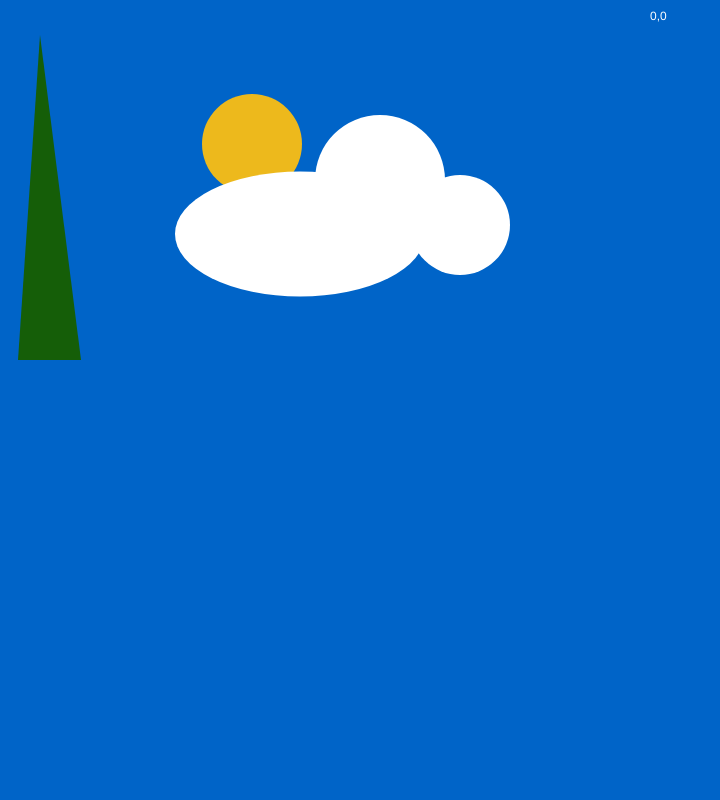
Frame 1 (no input)
Frame 60 (no input): identical to frame 1, image omitted
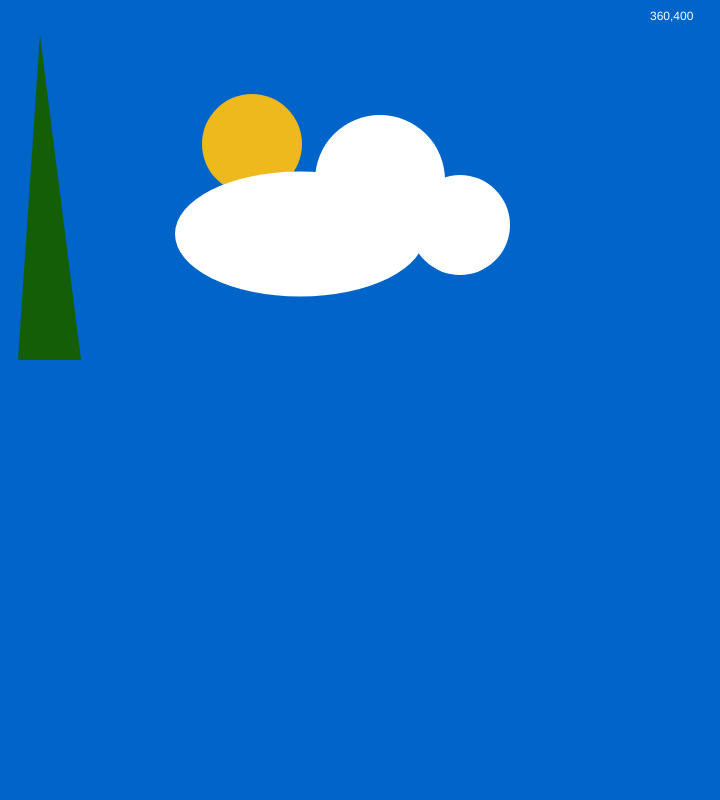
Frame 120 (the mouse pressed at the canvas centre since frame 60)

The p5.js sketch that drew these frames (run headless with seeded random() and noise() and a simulated clock; from frame 60 on, the mouse is pressed at the canvas centre):

// p5.js sketch
// ── sketch.js
function setup() {
  // Sets the screen to be 720 pixels wide and 400 pixels high
  createCanvas(720, 800);
}

function draw() {
  background(0, 100, 200);
  noStroke();

fill('#edb91c');
  ellipse(252, 144, 100,100);

fill('#155e08');
  triangle(40, 35, 18, 360, 81, 360);

fill('white');
ellipse(300,234, 250,125);
ellipse(380,180, 130,130);
ellipse(460,225, 100,100);
  text(mouseX + ',' + mouseY, 650,20);
}

function mouserelease() {
  console.log(mouseX + ',' + mouseY) ;
}
  //fill(''#7a4016');
  //rect(81, 81, 63, 63);

  //fill(204);
  //quad(189, 18, 216, 18, 216, 360, 144, 360);

  //fill('#edb91c');
  //ellipse(252, 144, 72, 72);

  //fill(204);
  //triangle(288, 18, 351, 360, 288, 360);

  //fill(255);
  //arc(479, 300, 280, 280, PI, TWO_PI);
